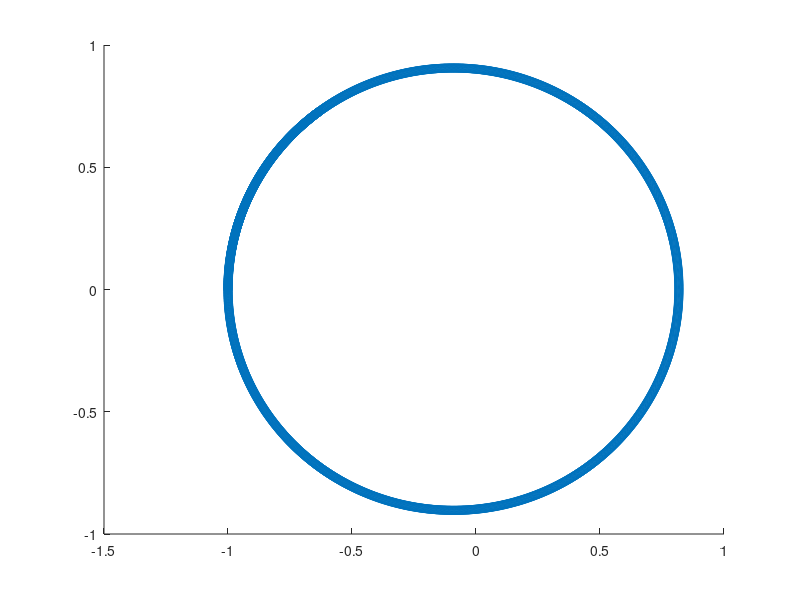

Recreate this plot in MATLAB.
% Calculates the force between a planet and a stationary central star and plots the orbit
clear
%variables =============================
dt = 0.001;         
n = 2000;         %the number of calculations to do 
speed_planet = 3;     % the initial speed of the planet in the y direction starting at position (1,0)
%G = 6.67E-11;     %gravitational constant
%G=3.964E-14;  %AU**3Msun**-1s**-2
G = 10;
%AU = 1.496E11;  %m, the astronomical unit
AU = 1;
%Msun = 1.989E30;    %kg, 1 solar mass
Msun = 1;
Mplanet = (3E-6)*Msun;   %rough earth mass        
%year = 365.25*24*60*60;   %year length in seconds
%year = 20;

r = AU;          %initial starting distance between stars
position_star = [0, 0];

%=====the initial position of the planet and the array storing successive positions
position_planet = [-r, 0];
positions_planet_x = [-r];
positions_planet_y = [0];

%==== the initial velocity of the planet and array storing successive velocities
%speed_planet = 2*pi*r/year;

velocity_planet = [0, speed_planet];    %planet stars at position -r on x axis and velocity in positive y direction

for i=1:n
  % find new x and y position based upon the current velocity in x and y
  new_x_pos = position_planet(1) + velocity_planet(1)*dt;
  new_y_pos = position_planet(2) + velocity_planet(2)*dt;
  %add the new position to the array storing position
  positions_planet_x(end+1) = new_x_pos;
  positions_planet_y(end+1) = new_y_pos;
  % get new distance between sun and planet (since sun remains at 0,0) we can just find the distance from there
  r = sqrt(new_x_pos*new_x_pos + new_y_pos*new_y_pos);
  r_unit = [new_x_pos,new_y_pos]/r;     %unit vector along r
  %update the acceleration
  acceleration_mag = G*Msun/(r*r);    
  acceleration_vector = acceleration_mag.*-(r_unit);  %acceleration is towards the centre
  %calculate new velocity for next loop
  velocity_planet(1) = velocity_planet(1) + acceleration_vector(1)*dt;
  velocity_planet(2) = velocity_planet(2) + acceleration_vector(2)*dt;
  %set position of planet to newly calculated position for next loop
  position_planet(1) = new_x_pos;
  position_planet(2) = new_y_pos;
endfor

scatter(positions_planet_x, positions_planet_y)